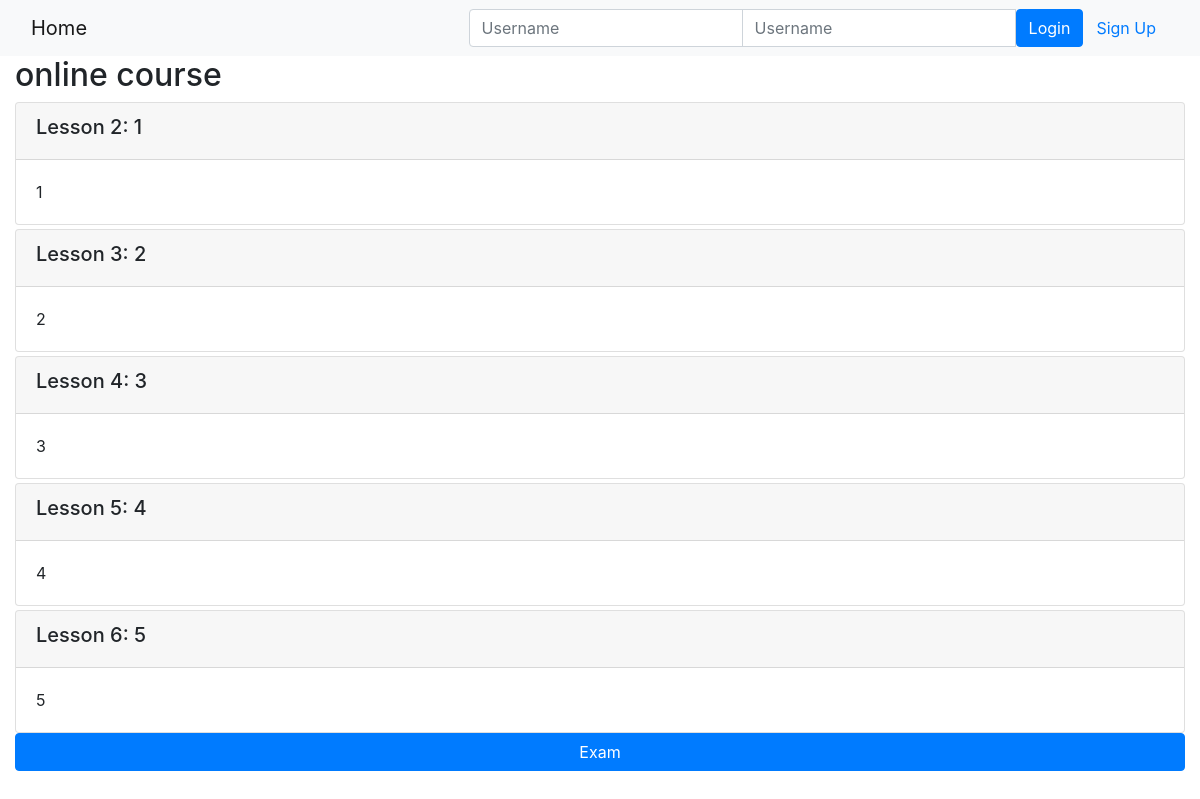
Before: /onlinecourse/1/ with the older database file.
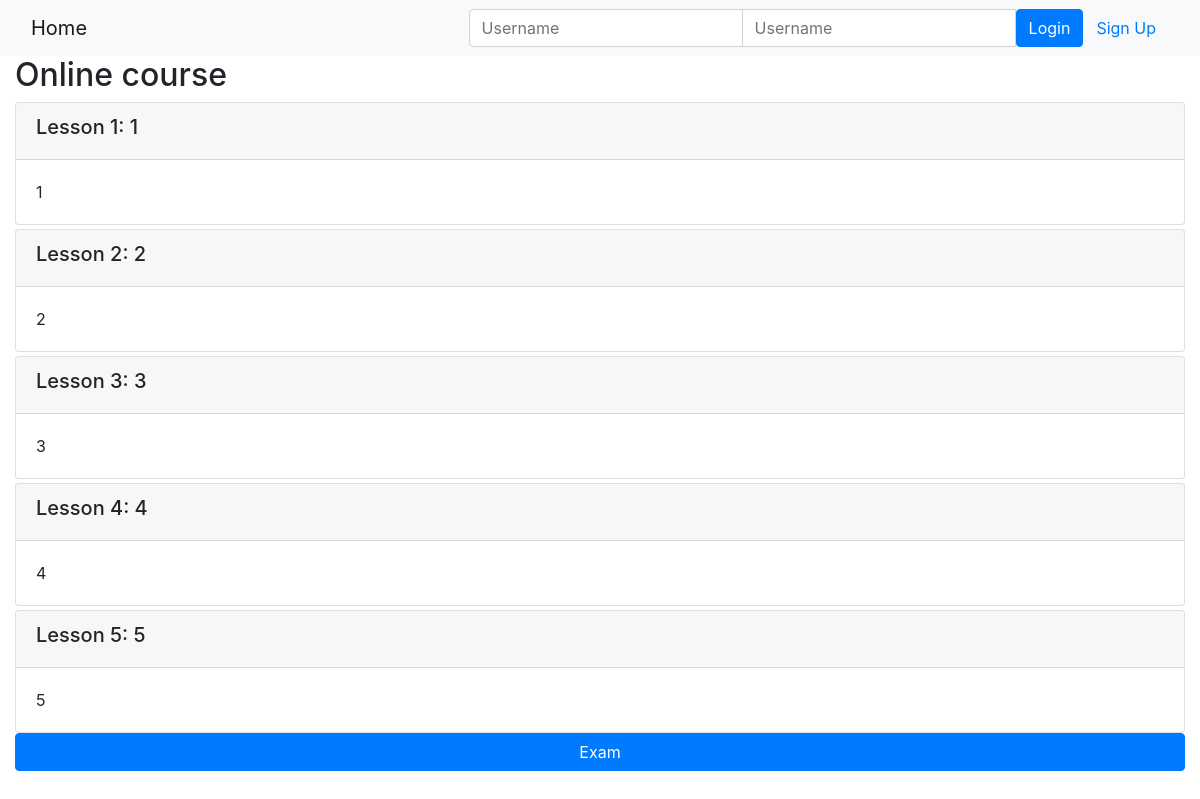
After: the same page with the newer database file.
### onlinecourse/models.py (models this page shows, shortened)
class Course(models.Model):
    name = models.CharField(null=False, max_length=30, default='online course')
    image = models.ImageField(upload_to='course_images/')
    description = models.CharField(max_length=1000)
    pub_date = models.DateField(null=True)
    instructors = models.ManyToManyField(Instructor)
    users = models.ManyToManyField(settings.AUTH_USER_MODEL, through='Enrollment')
    total_enrollment = models.IntegerField(default=0)
    is_enrolled = False

class Lesson(models.Model):
    title = models.CharField(max_length=200, default="title")
    order = models.IntegerField(default=0)
    course = models.ForeignKey(Course, on_delete=models.CASCADE)
    content = models.TextField()

### onlinecourse/views.py (the view)
# urls.py: path('<int:pk>/', views.CourseDetailView.as_view(), name='course_details'),
class CourseDetailView(generic.DetailView):
    model = Course
    template_name = 'onlinecourse/course_detail_bootstrap.html'

### onlinecourse/templates/onlinecourse/course_detail_bootstrap.html (shortened to what this page needs)
<!DOCTYPE html>
<html lang="en">
<head>
     {% load static %}
    <link rel="stylesheet" href="https://maxcdn.bootstrapcdn.com/bootstrap/4.5.2/css/bootstrap.min.css">
</head>
<body>
    <nav class="navbar navbar-light bg-light">
        <div class="container-fluid">
            <div class="navbar-header">
                  <a class="navbar-brand" href="{% url 'onlinecourse:index' %}">Home</a>
            </div>
            <ul class="nav navbar-nav navbar-right">
                {% if user.is_authenticated %}
                <li>
                    <a class="btn btn-link" href="#">{{ user.first_name }}({{ user.username }})</a>
                    <a class="btn btn-link" href="{% url 'onlinecourse:logout' %}">Logout</a>
                </li>
                {% else %}
                <li>
                    <form class="form-inline" action="{% url 'onlinecourse:login' %}" method="post">
                        <div class="input-group">
                            <input type="text" class="form-control" placeholder="Username" name="username" >
                            <input type="password" class="form-control" placeholder="Username" name="psw" >
                            <button class="btn btn-primary" type="submit">Login</button>
                            <a class="btn btn-link" href="{% url 'onlinecourse:registration' %}">Sign Up</a>
                        </div>
                    </form>
                </li>
                {% endif %}
            </ul>
        </div>
    </nav>
    <div class="container-fluid">
            <h2>{{ course.name }}</h2>
            <div class="card-columns-vertical">
                {% for lesson in course.lesson_set.all %}
                    <div class="card mt-1">
                        <div class="card-header"><h5>Lesson {{lesson.order|add:1}}: {{lesson.title}}</h5></div>
                        <div class="card-body">{{lesson.content}}</div>
                    </div>
                {% endfor %}
            </div>
            <button class="btn btn-primary btn-block" data-toggle="collapse" data-target="#questionform">Exam</button>
    </div>
</body>
</html>

Changed rows visible on the page:
changed Course: name "online course" → "Online course"
changed Lesson (number 1 of 5 on the later page): order|add "2" → "1"
changed Lesson (number 2 of 5 on the later page): order|add "3" → "2"
changed Lesson (number 3 of 5 on the later page): order|add "4" → "3"
changed Lesson (number 4 of 5 on the later page): order|add "5" → "4"
changed Lesson (number 5 of 5 on the later page): order|add "6" → "5"
